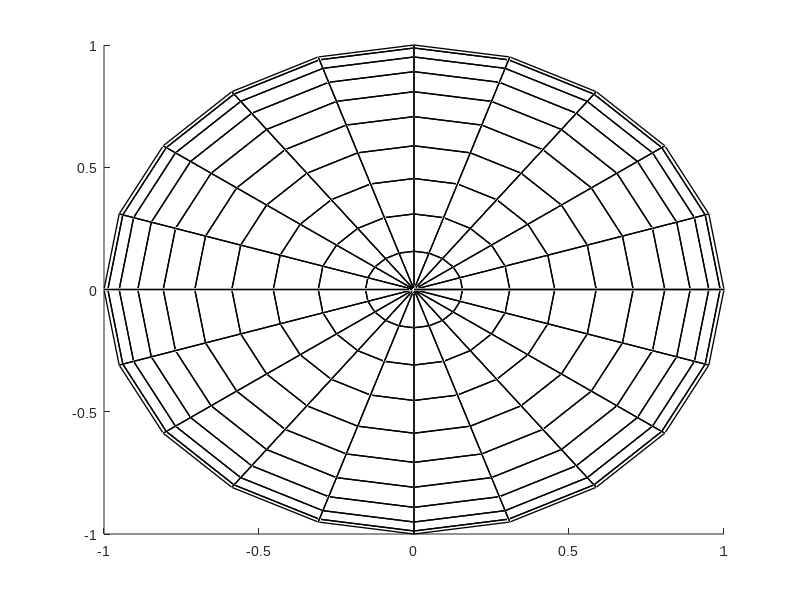

This chart was generated by the following MATLAB code: (Note: this script raises an error after producing the figure.)
prevFontName = get(0,'defaultAxesFontName');
set(0,'defaultAxesFontName','Arial');
resolutionScaling = 96/get(0,'ScreenPixelsPerInch');
fontSize = 16*resolutionScaling;
lineWidth = 1*resolutionScaling;
markerSize = 10*resolutionScaling;

figure
[x y z] = sphere(20);
s = surface(x,y,z,'facecolor','flat','cdata',z);
set(s,'edgecolor','black','facealpha','flat','alphadata',x.*z,'LineWidth',lineWidth);
alpha('scaled');
axis equal
box on
grid on
campos([2 13 10]);
if ~UIverlessthan('8.4')
  % set(gca,'XTickLabelRotation',45,'YTickLabelRotation',45,'ZTickLabelRotation',45)
end
set(gca,'Fontsize',fontSize,'LineWidth',lineWidth)
xlabel('X','Fontsize',fontSize);
ylabel('Y','Fontsize',fontSize);
zlabel('Z','Fontsize',fontSize);
title('Sphere^2 with Alpha_{Data}','Fontsize',fontSize);
plot2svg('sphere.svg'); % ,'',1);

set(0,'defaultAxesFontName',prevFontName);
